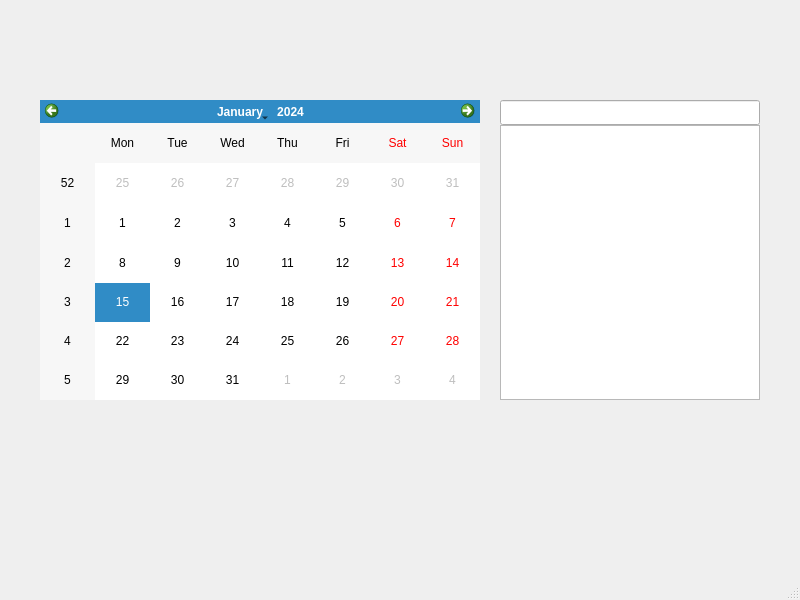
<?xml version="1.0" encoding="UTF-8"?>
<ui version="4.0">
 <class>MainWindow</class>
 <widget class="QMainWindow" name="MainWindow">
  <property name="geometry">
   <rect>
    <x>0</x>
    <y>0</y>
    <width>800</width>
    <height>600</height>
   </rect>
  </property>
  <property name="windowTitle">
   <string>MainWindow</string>
  </property>
  <widget class="QWidget" name="centralwidget">
   <widget class="QCalendarWidget" name="calendarWidget">
    <property name="geometry">
     <rect>
      <x>40</x>
      <y>100</y>
      <width>440</width>
      <height>300</height>
     </rect>
    </property>
   </widget>
   <widget class="QListWidget" name="listWidget">
    <property name="geometry">
     <rect>
      <x>500</x>
      <y>125</y>
      <width>260</width>
      <height>275</height>
     </rect>
    </property>
   </widget>
   <widget class="QLineEdit" name="lineEdit">
    <property name="geometry">
     <rect>
      <x>500</x>
      <y>100</y>
      <width>260</width>
      <height>25</height>
     </rect>
    </property>
   </widget>
  </widget>
  <widget class="QMenuBar" name="menubar">
   <property name="geometry">
    <rect>
     <x>0</x>
     <y>0</y>
     <width>800</width>
     <height>21</height>
    </rect>
   </property>
  </widget>
  <widget class="QStatusBar" name="statusbar"/>
 </widget>
 <resources/>
 <connections/>
</ui>
